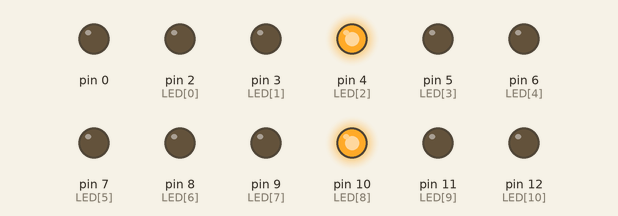
Bench run of a sketch on a simulated Arduino Uno, built with avr-gcc and run on an emulated ATmega328P. On the bench: output pins drawn as LEDs (lit = HIGH).

Above: at 0.1 s.
At 4.1 s:
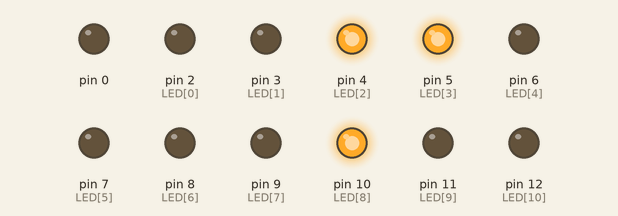
At 9.1 s:
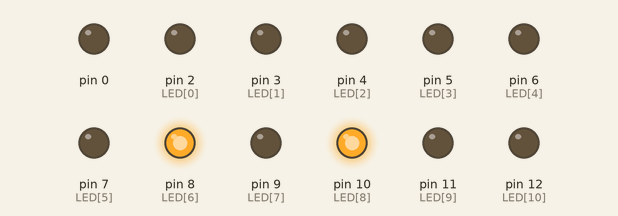
At 18.1 s:
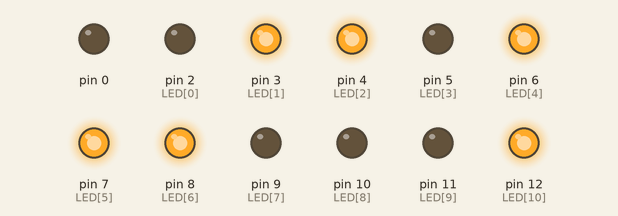
At 28.1 s:
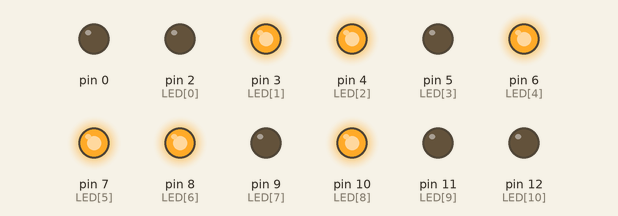
At 39.1 s:
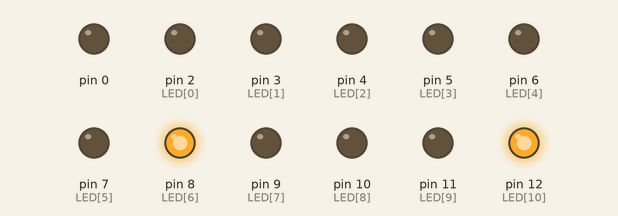
Timing chart, 0 to 40.0 s (numbered marks = the images above):
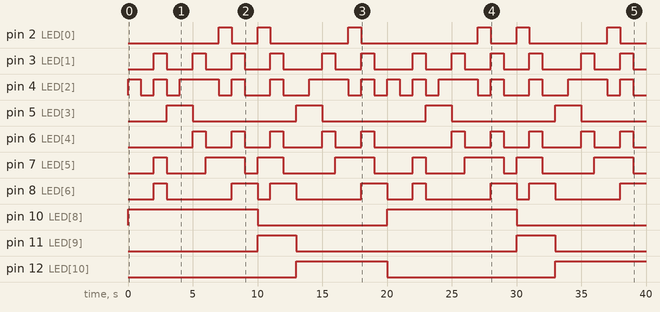

The sketch:

bai4.ino
```cpp
// C++ code
//
int LED[]={2,3,4,5,6,7,8,9,10,11,12};//11(led0->led8)
int state=0;
void setup()
{

  for (int i=0; i<sizeof(LED); i++)
       {
         pinMode(LED[i], OUTPUT);
       }
  digitalWrite(LED[7], 0);
}

void loop()
{
  //g f com a b
  //e d com c dp

  //led6 led5 -- led4 led3
  //led2 led1 -- led0 led7


  //|	a	|
  //f		b
  //	g
  //e		c
  //|	d	|
  if (state==0){
    led_high(LED[8]);
  	number9();
    delay(1000);
    number8();
    delay(1000);
    number7();
    delay(1000);
    number6();
    delay(1000);
    number5();
    delay(1000);
    number4();
    delay(1000);
    number3();
    delay(1000);
    number2();
    delay(1000);
    number1();
    delay(1000);
    number0();
    delay(1000);
    state++;//xanh
    led_low(LED[8]);
  } else if (state==1){
    led_high(LED[9]);
  	number2();
    delay(1000);
    number1();
    delay(1000);
    number0();
    delay(1000);
    state++;
    led_low(LED[9]);
  } else{
    led_high(LED[10]);
    number6();
    delay(1000);
    number5();
    delay(1000);
    number4();
    delay(1000);
    number3();
    delay(1000);
    number2();
    delay(1000);
    number1();
    delay(1000);
    number0();
    delay(1000);
    state=0;
    led_low(LED[10]);
  }
  reload();

}
void number0()
{
  digitalWrite(LED[0], 0);
  digitalWrite(LED[1], 0);
  digitalWrite(LED[2], 0);
  digitalWrite(LED[3], 0);
  digitalWrite(LED[4], 0);
  digitalWrite(LED[5], 0);
  digitalWrite(LED[6], 1);
}
void number1()
{
  digitalWrite(LED[0], 0);
  digitalWrite(LED[1], 1);
  digitalWrite(LED[2], 1);
  digitalWrite(LED[3], 0);
  digitalWrite(LED[4], 1);
  digitalWrite(LED[5], 1);
  digitalWrite(LED[6], 1);
}
void number2()
{
  digitalWrite(LED[0], 1);
  digitalWrite(LED[1], 0);
  digitalWrite(LED[2], 0);
  digitalWrite(LED[3], 0);
  digitalWrite(LED[4], 0);
  digitalWrite(LED[5], 1);
  digitalWrite(LED[6], 0);
}
void number3()
{
  digitalWrite(LED[0], 0);
  digitalWrite(LED[1], 0);
  digitalWrite(LED[2], 1);
  digitalWrite(LED[3], 0);
  digitalWrite(LED[4], 0);
  digitalWrite(LED[5], 1);
  digitalWrite(LED[6], 0);
}
void number4()
{
  digitalWrite(LED[0], 0);
  digitalWrite(LED[1], 1);
  digitalWrite(LED[2], 1);
  digitalWrite(LED[3], 0);
  digitalWrite(LED[4], 1);
  digitalWrite(LED[5], 0);
  digitalWrite(LED[6], 0);
}
void number5()
{
  digitalWrite(LED[0], 0);
  digitalWrite(LED[1], 0);
  digitalWrite(LED[2], 1);
  digitalWrite(LED[3], 1);
  digitalWrite(LED[4], 0);
  digitalWrite(LED[5], 0);
  digitalWrite(LED[6], 0);
}
void number6()
{
  digitalWrite(LED[0], 0);
  digitalWrite(LED[1], 0);
  digitalWrite(LED[2], 0);
  digitalWrite(LED[3], 1);
  digitalWrite(LED[4], 0);
  digitalWrite(LED[5], 0);
  digitalWrite(LED[6], 0);
}
void number7()
{
  digitalWrite(LED[0], 0);
  digitalWrite(LED[1], 1);
  digitalWrite(LED[2], 1);
  digitalWrite(LED[3], 0);
  digitalWrite(LED[4], 0);
  digitalWrite(LED[5], 1);
  digitalWrite(LED[6], 1);
}
void number8()
{
  digitalWrite(LED[0], 0);
  digitalWrite(LED[1], 0);
  digitalWrite(LED[2], 0);
  digitalWrite(LED[3], 0);
  digitalWrite(LED[4], 0);
  digitalWrite(LED[5], 0);
  digitalWrite(LED[6], 0);
}
void number9()
{
  digitalWrite(LED[0], 0);
  digitalWrite(LED[1], 0);
  digitalWrite(LED[2], 1);
  digitalWrite(LED[3], 0);
  digitalWrite(LED[4], 0);
  digitalWrite(LED[5], 0);
  digitalWrite(LED[6], 0);
}
void reload()
{
  digitalWrite(LED[0], 0);
  digitalWrite(LED[1], 0);
  digitalWrite(LED[2], 0);
  digitalWrite(LED[3], 0);
  digitalWrite(LED[4], 0);
  digitalWrite(LED[5], 0);
  digitalWrite(LED[6], 0);
}
void led_high(int led)
{
  digitalWrite(led, HIGH);
}
void led_low(int led)
{
  digitalWrite(led, LOW);
}
```

Measured:
- by itself, pin 2 (LED[0]): LOW → HIGH at 7.0 s, → LOW 1.0 s later, → HIGH 2.0 s later, → LOW 1.0 s later, … (12 changes in this stretch)
- by itself, pin 3 (LED[1]): LOW → HIGH at 2.0 s, → LOW 1.0 s later, → HIGH 2.0 s later, → LOW 1.0 s later, … (24 changes in this stretch)
- by itself, pin 4 (LED[2]): LOW → HIGH at 0.00 s, → LOW 1.0 s later, → HIGH 1.0 s later, → LOW 1.0 s later, … (28 changes in this stretch)
- by itself, pin 5 (LED[3]): alternates HIGH for 2.0 s and LOW for 8.0 s
- by itself, pin 6 (LED[4]): LOW → HIGH at 5.0 s, → LOW 1.0 s later, → HIGH 2.0 s later, → LOW 1.0 s later, … (20 changes in this stretch)
- by itself, pin 7 (LED[5]): LOW → HIGH at 2.0 s, → LOW 1.0 s later, → HIGH 3.0 s later, → LOW 3.0 s later, … (16 changes in this stretch)
- by itself, pin 8 (LED[6]): LOW → HIGH at 2.0 s, → LOW 1.0 s later, → HIGH 5.0 s later, → LOW 2.0 s later, … (15 changes in this stretch)
- by itself, pin 10 (LED[8]): alternates HIGH for 10.0 s and LOW for 10.0 s
